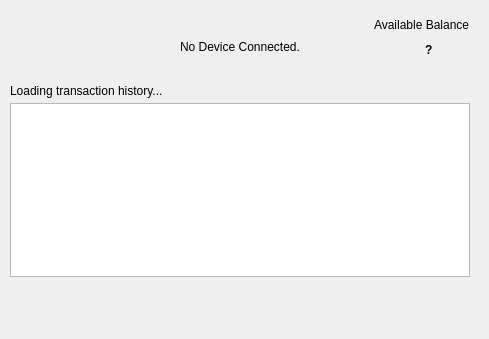
    <widget class="QWidget" name="overview">
     <widget class="QWidget" name="verticalLayoutWidget">
      <property name="geometry">
       <rect>
        <x>0</x>
        <y>0</y>
        <width>480</width>
        <height>330</height>
       </rect>
      </property>
      <layout class="QVBoxLayout" name="verticalLayout">
       <property name="spacing">
        <number>5</number>
       </property>
       <property name="leftMargin">
        <number>10</number>
       </property>
       <property name="topMargin">
        <number>15</number>
       </property>
       <property name="rightMargin">
        <number>10</number>
       </property>
       <property name="bottomMargin">
        <number>10</number>
       </property>
       <item>
        <layout class="QHBoxLayout" name="availableBalanceRow">
         <property name="bottomMargin">
          <number>0</number>
         </property>
         <item>
          <widget class="ClickableLabel" name="deviceNameLabel" native="true">
           <property name="toolTip">
            <string>Click to set a new device name.</string>
           </property>
           <property name="text" stdset="0">
            <string/>
           </property>
          </widget>
         </item>
         <item>
          <spacer name="horizontalSpacer_6">
           <property name="orientation">
            <enum>Qt::Horizontal</enum>
           </property>
           <property name="sizeHint" stdset="0">
            <size>
             <width>40</width>
             <height>20</height>
            </size>
           </property>
          </spacer>
         </item>
         <item>
          <widget class="QLabel" name="availableBalanceOverviewKey">
           <property name="text">
            <string>Available Balance</string>
           </property>
          </widget>
         </item>
        </layout>
       </item>
       <item>
        <layout class="QHBoxLayout" name="availableBalanceRowValue">
         <property name="bottomMargin">
          <number>0</number>
         </property>
         <item>
          <spacer name="horizontalSpacer_4">
           <property name="orientation">
            <enum>Qt::Horizontal</enum>
           </property>
           <property name="sizeHint" stdset="0">
            <size>
             <width>40</width>
             <height>20</height>
            </size>
           </property>
          </spacer>
         </item>
         <item>
          <widget class="QLabel" name="balanceLabel">
           <property name="font">
            <font>
             <weight>75</weight>
             <bold>true</bold>
            </font>
           </property>
           <property name="text">
            <string>?</string>
           </property>
           <property name="textInteractionFlags">
            <set>Qt::LinksAccessibleByMouse|Qt::TextSelectableByMouse</set>
           </property>
          </widget>
         </item>
         <item>
          <widget class="QPushButton" name="refreshButton">
           <property name="maximumSize">
            <size>
             <width>35</width>
             <height>35</height>
            </size>
           </property>
           <property name="toolTip">
            <string>refresh</string>
           </property>
           <property name="styleSheet">
            <string notr="true">QPushButton {
border: none;
margin: 0px;
padding: 0px;
}
QPushButton:pressed {
background-color: rgba(240,240,240,255);
}
            </string>
           </property>
           <property name="text">
            <string/>
           </property>
           <property name="icon">
            <iconset>
             <normaloff>:/icons/refresh</normaloff>
             <normalon>:/icons/refresh</normalon>
             <disabledoff>:/icons/refresh</disabledoff>:/icons/refresh</iconset>
           </property>
           <property name="iconSize">
            <size>
             <width>24</width>
             <height>24</height>
            </size>
           </property>
           <property name="flat">
            <bool>true</bool>
           </property>
          </widget>
         </item>
        </layout>
       </item>
       <item>
        <layout class="QHBoxLayout" name="horizontalLayout_5">
         <property name="bottomMargin">
          <number>0</number>
         </property>
         <item>
          <widget class="QLabel" name="lastTransactionsTitle">
           <property name="text">
            <string/>
           </property>
          </widget>
         </item>
        </layout>
       </item>
       <item>
        <widget class="QLabel" name="loadinghistory">
         <property name="text">
          <string>Loading transaction history...</string>
         </property>
        </widget>
       </item>
       <item>
        <layout class="QHBoxLayout" name="horizontalLayout_6">
         <property name="bottomMargin">
          <number>10</number>
         </property>
         <item>
          <widget class="QTableView" name="tableWidget">
           <property name="styleSheet">
            <string notr="true">selection-background-color: rgb(15, 29, 64);</string>
           </property>
           <property name="editTriggers">
            <set>QAbstractItemView::NoEditTriggers</set>
           </property>
           <property name="selectionMode">
            <enum>QAbstractItemView::SingleSelection</enum>
           </property>
           <property name="selectionBehavior">
            <enum>QAbstractItemView::SelectRows</enum>
           </property>
           <property name="verticalScrollMode">
            <enum>QAbstractItemView::ScrollPerPixel</enum>
           </property>
           <property name="horizontalScrollMode">
            <enum>QAbstractItemView::ScrollPerPixel</enum>
           </property>
           <attribute name="horizontalHeaderVisible">
            <bool>false</bool>
           </attribute>
           <attribute name="horizontalHeaderStretchLastSection">
            <bool>true</bool>
           </attribute>
           <attribute name="verticalHeaderVisible">
            <bool>false</bool>
           </attribute>
          </widget>
         </item>
        </layout>
       </item>
       <item>
        <spacer name="verticalSpacer_4">
         <property name="orientation">
          <enum>Qt::Vertical</enum>
         </property>
         <property name="sizeHint" stdset="0">
          <size>
           <width>20</width>
           <height>40</height>
          </size>
         </property>
        </spacer>
       </item>
       <item>
        <layout class="QHBoxLayout" name="horizontalLayout_10">
         <property name="bottomMargin">
          <number>10</number>
         </property>
        </layout>
       </item>
      </layout>
     </widget>
     <widget class="QWidget" name="noDeviceWidget" native="true">
      <property name="geometry">
       <rect>
        <x>0</x>
        <y>0</y>
        <width>480</width>
        <height>330</height>
       </rect>
      </property>
      <widget class="QLabel" name="noDeviceConnectedLabel">
       <property name="geometry">
        <rect>
         <x>10</x>
         <y>40</y>
         <width>460</width>
         <height>200</height>
        </rect>
       </property>
       <property name="text">
        <string notr="true">No Device Connected.</string>
       </property>
       <property name="alignment">
        <set>Qt::AlignHCenter|Qt::AlignTop</set>
       </property>
       <property name="wordWrap">
        <bool>true</bool>
       </property>
      </widget>
      <widget class="QPushButton" name="noDeviceIcon">
       <property name="enabled">
        <bool>false</bool>
       </property>
       <property name="geometry">
        <rect>
         <x>10</x>
         <y>50</y>
         <width>460</width>
         <height>291</height>
        </rect>
       </property>
       <property name="icon">
        <iconset>
         <normaloff>:/icons/dbb_gray_questionmark</normaloff>
         <disabledoff>:/icons/dbb_gray_questionmark</disabledoff>:/icons/dbb_gray_questionmark</iconset>
       </property>
       <property name="iconSize">
        <size>
         <width>145</width>
         <height>200</height>
        </size>
       </property>
       <property name="flat">
        <bool>true</bool>
       </property>
      </widget>
      <zorder>noDeviceIcon</zorder>
      <zorder>noDeviceConnectedLabel</zorder>
     </widget>
     <zorder>noDeviceWidget</zorder>
     <zorder>verticalLayoutWidget</zorder>
    </widget>
